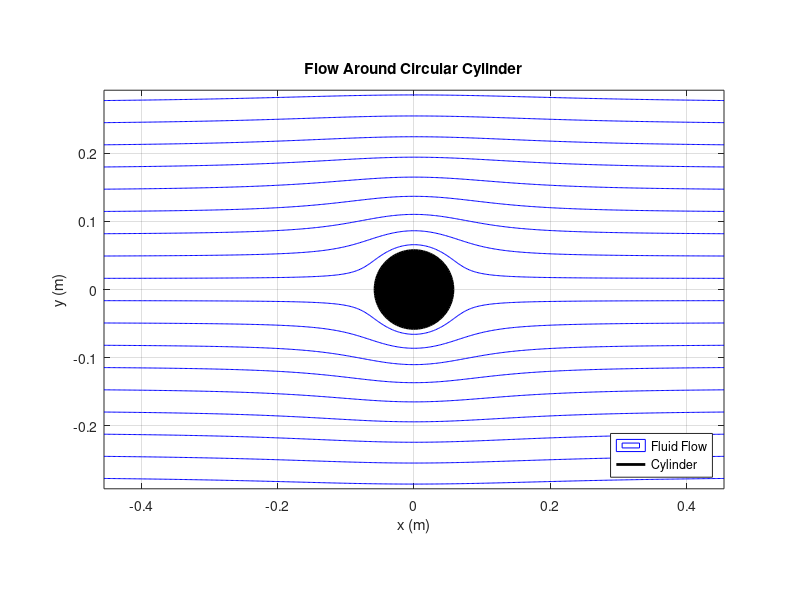
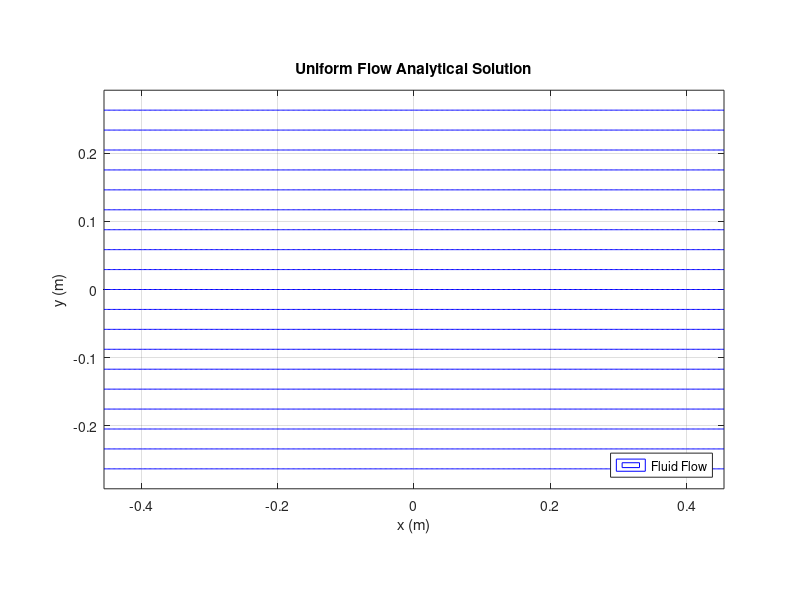
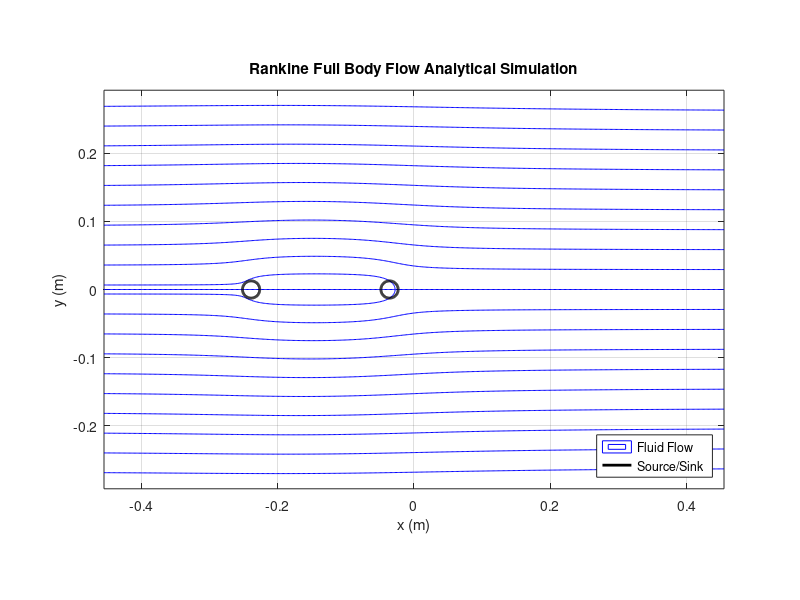
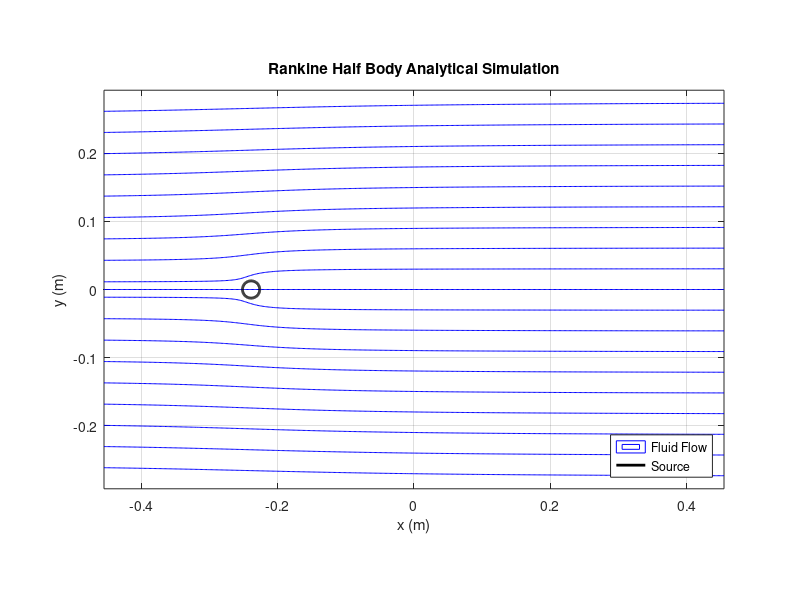

Recreate these plots in MATLAB, in order.
%% MAE 171 Fluids Lab
clc; clear all; close all;

% MATLAB Script: Plot Uniform Flow, Rankine Full Body, and Half Body with Obstacle

% Parameters
U = 0.030196923;                  % Freestream velocity (m/s)
mu = 1.0;                 % Doublet strength (m^2/s)
Q_s = 0.001186;                % Source strength (m^2/s)
Q_sink = 0.001186*4/3;             % Sink strength (m^2/s)
circle_diameter = 4.5 / 39.37; % Convert 4.5 inches to meters
Qmodel_diameter = 1 / 39.37;  % Conver 1.5 inches to meters
x_min = -0.455;               % x-axis lower limit (m)
x_max = 0.455;                % x-axis upper limit (m)
y_min = -0.2925;               % y-axis lower limit (m)
y_max = 0.2925;                % y-axis upper limit (m)
x_source = x_min + (8.5 / 39.37);             % x-coordinate of the source (m)
y_source = 0;             % y-coordinate of the source (m)
x_sink = x_source + (8 / 39.37);               % x-coordinate of the sink (m)
y_sink = 0;               % y-coordinate of the sink (m)
x_cen = 0; y_cen=0;       % Center values

% % Parameters
% U =0.030197;                  % Freestream velocity (m/s)
% mu = 1.0;                 % Doublet strength (m^2/s)
% Q_s = 0.0000694;                % Source strength (m^3/s)
% Q_sink = 0.0000694*4/3;             % Sink strength (m^3/s)
% circle_diameter = 4.5 / 39.37; % Convert 4.5 inches to meters
% Qmodel_diameter = 1 / 39.37;  % Conver 1.5 inches to meters
% x_min = -0.455;               % x-axis lower limit (m)
% x_max = 0.455;                % x-axis upper limit (m)
% y_min = -0.2925;               % y-axis lower limit (m)
% y_max = 0.2925;                % y-axis upper limit (m)
% x_source = x_min + (8.5 / 39.37);             % x-coordinate of the source (m)
% y_source = 0;             % y-coordinate of the source (m)
% x_sink = x_source + (8 / 39.37);               % x-coordinate of the sink (m)
% y_sink = 0;               % y-coordinate of the sink (m)
% x_cen = 0; y_cen=0;       % Center values

% Create Grid
x = linspace(x_min, x_max, 500);  % High grid resolution for smooth plot
y = linspace(y_min, y_max, 500);
[X, Y] = meshgrid(x, y);          % Create mesh grid for flow field

% Compute Stream Function for Uniform Flow
psi_uniform = U * Y;  % Uniform flow contribution

% Compute Stream Function for Source
psi_source = (Q_s / (2 * pi)) * atan2(Y - y_source, X - x_source); % Source contribution

% Compute Stream Function for Sink
psi_sink = (Q_sink / (2 * pi)) * atan2(Y - y_sink, X - x_sink);   % Sink contribution

% Compute Total Stream Function for Rankine Full Body
psi_rankine = psi_uniform + psi_source - psi_sink; % Rankine full body

%Compite Rankine half body
psi_half_body = psi_uniform + psi_source; % Rankine half-body (no sink)

%Model the sources and sinks as cylinders
%Define the source/sink dimensions
theta = linspace(0, 2*pi, 100);
Qx_model = Qmodel_diameter / 2 * cos(theta);  % Circle boundary
Qy_model = Qmodel_diameter / 2 * sin(theta);  % Circle boundary

%Now we need to compute flow around a cylinder

%Define the cylinder
theta = linspace(0, 2*pi, 100);
x_circle = circle_diameter / 2 * cos(theta);  % Circle boundary
y_circle = circle_diameter / 2 * sin(theta);  % Circle boundary

% Define cylinder radius
R = circle_diameter / 2;

% Update doublet strength
mu = 2 * pi * U * R^2;

% Compute Stream Function for Doublet Flow
psi_doublet = -mu * Y ./ (2 * pi * (X.^2 + Y.^2));

% Total Stream Function for Flow Around Cylinder
psi_cylinder = psi_uniform + psi_doublet;



% Plot Streamlines for Flow Around a Circular Cylinder
figure;
contour(X, Y, psi_cylinder, 100, 'b');    % Plot total flow streamlines
hold on;
plot(x_circle, y_circle, 'k-', 'LineWidth', 2); % Plot the circle boundary (obstacle)
fill(x_circle, y_circle, 'k');       % Fill the circle with black color
title('Flow Around Circular Cylinder');
xlabel('x (m)');
ylabel('y (m)');
legend('Fluid Flow', 'Cylinder', 'location', 'southeast')
axis equal;
grid on;
hold off;

% Plot Streamlines for Uniform Flow
figure;
contour(X, Y, psi_uniform, 19, 'b');    % Plot uniform flow streamlines
title('Uniform Flow Analytical Solution');
xlabel('x (m)');
ylabel('y (m)');
axis equal;
legend('Fluid Flow', 'location', 'southeast')
grid on;
hold off;

% Plot Streamlines for Rankine Full Body Flow
figure;
contour(X, Y, psi_rankine, 19, 'b');    % Plot Rankine full body streamlines
hold on;
plot(Qx_model + x_sink, Qy_model + y_sink, 'k-', 'LineWidth', 2); % Plot Q for reference.
plot(Qx_model + x_source, Qy_model + y_source, 'k-', 'LineWidth', 2); % Plot Q for reference.
title('Rankine Full Body Flow Analytical Simulation');
xlabel('x (m)');
ylabel('y (m)');
legend('Fluid Flow', 'Source/Sink', 'location', 'southeast')
axis equal;
grid on;
hold off;

% Plot Streamlines for Rankine Half Body Flow
figure;
contour(X, Y, psi_half_body, 19, 'b');    % Plot Rankine half body streamlines
hold on;
plot(Qx_model + x_source, Qy_model + y_source, 'k-', 'LineWidth', 2); % Plot Q for reference.
title('Rankine Half Body Analytical Simulation');
xlabel('x (m)');
ylabel('y (m)');
legend('Fluid Flow', 'Source', 'location', 'southeast')
axis equal;
grid on;
hold off;



